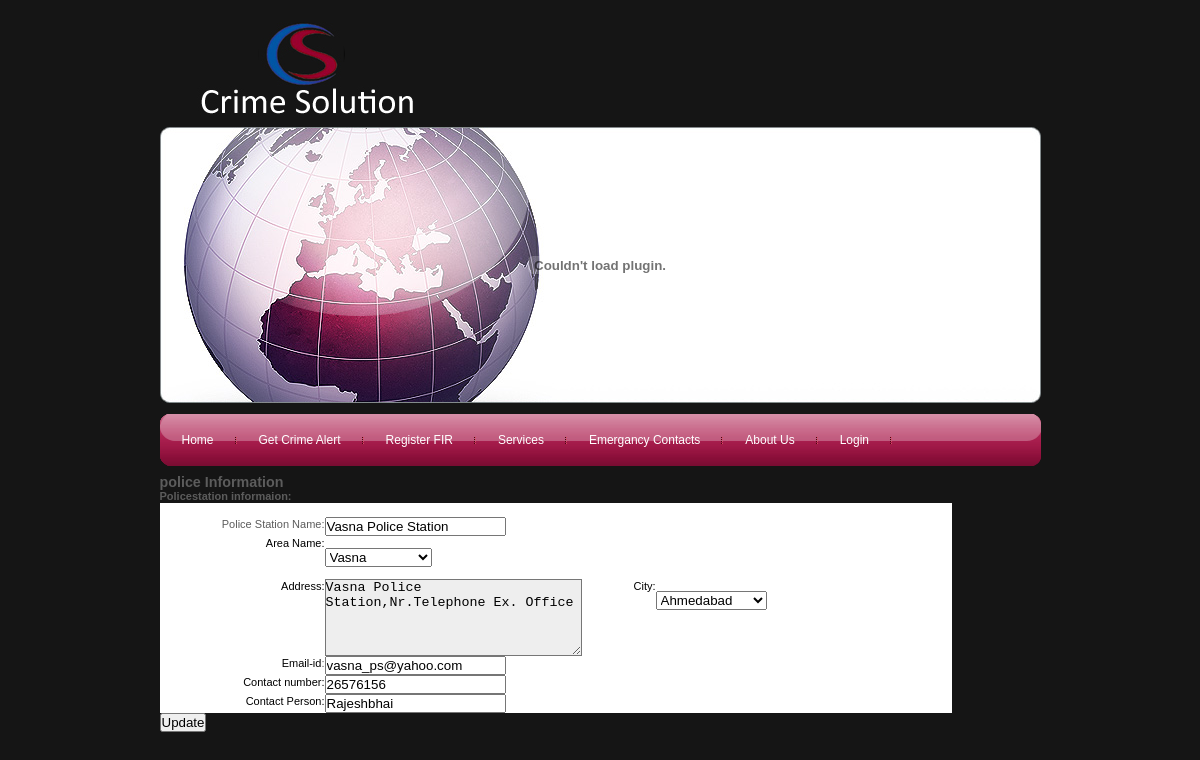
The page /editpolicestation.php?psname=Vasna Police Station on the database as committed earlier.
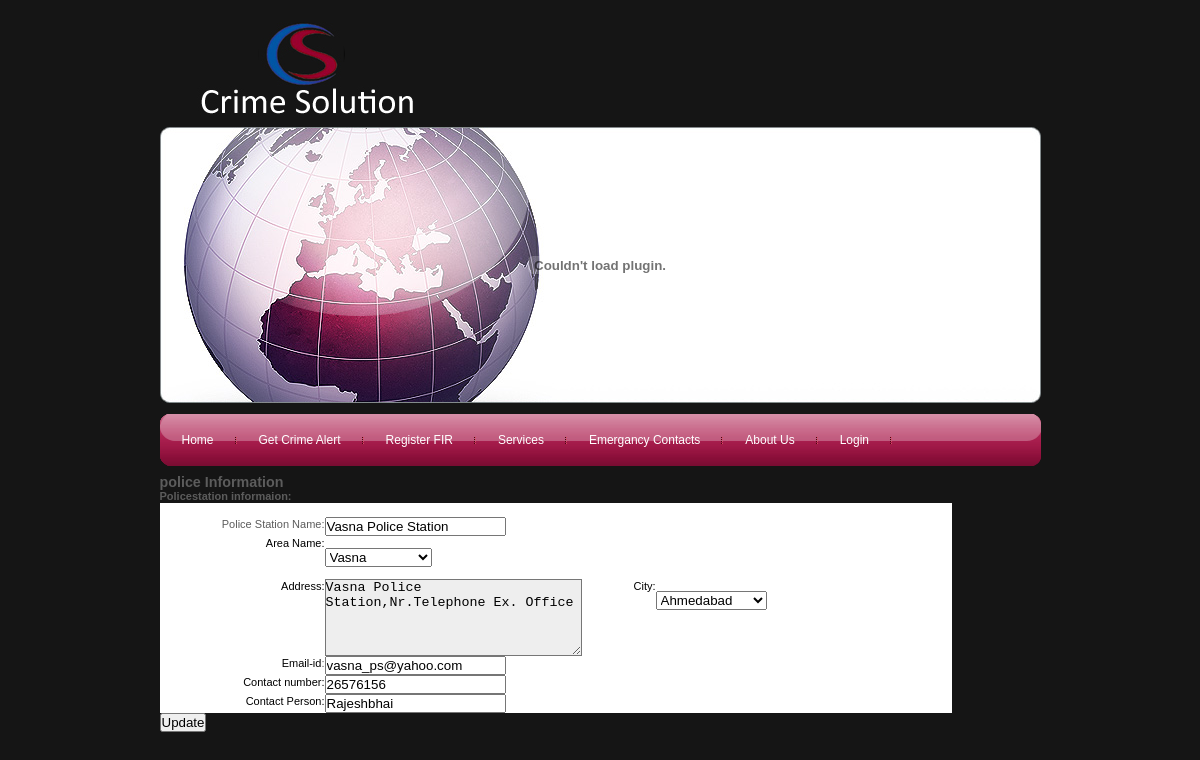
The same page on the database as committed later.
### tables this page shows
CREATE TABLE `mstr_policestation` (
  `poilcestation_id` int(10) unsigned NOT NULL auto_increment,
  `area_id` int(10) unsigned NOT NULL,
  `address` varchar(255) NOT NULL,
  `contact_no` int(10) unsigned NOT NULL,
  `Email_id` varchar(255) NOT NULL,
  `contact_person` varchar(45) NOT NULL,
  `starting_date` datetime NOT NULL,
  `policestation_name` varchar(45) NOT NULL,
  `city_id` int(10) unsigned NOT NULL,
  PRIMARY KEY  (`poilcestation_id`),
  KEY `FK_mstr_policestation_1` (`area_id`),
  KEY `FK_mstr_policestation_2` (`city_id`),
  CONSTRAINT `FK_mstr_policestation_1` FOREIGN KEY (`area_id`) REFERENCES `mstr_area` (`area_id`),
  CONSTRAINT `FK_mstr_policestation_2` FOREIGN KEY (`city_id`) REFERENCES `mstr_city` (`city_id`)
);

CREATE TABLE `mstr_area` (
  `area_id` int(10) unsigned NOT NULL auto_increment,
  `area_name` varchar(45) NOT NULL,
  `pincode` int(10) unsigned NOT NULL,
  `city_id` int(10) unsigned NOT NULL,
  PRIMARY KEY  (`area_id`),
  KEY `FK_mstr_area_1` (`city_id`),
  CONSTRAINT `FK_mstr_area_1` FOREIGN KEY (`city_id`) REFERENCES `mstr_city` (`city_id`)
);

CREATE TABLE `mstr_city` (
  `city_id` int(10) unsigned NOT NULL auto_increment,
  `city_name` varchar(45) NOT NULL,
  PRIMARY KEY  (`city_id`)
);

### editpolicestation.php (the view, shortened to what this page needs)
<?php
include("header.php");
$pstationname = $_GET['psname'];
$selectQuery = "select *from mstr_policestation where policestation_name= '".$pstationname."' ";
$rs = mysql_query($selectQuery);
$record = mysql_fetch_array($rs);
?>
<body>
<h1>police Information</h1>
<form name="editpolicestation.php" action="updatepolicestation.php" method="post">
<table>
 <tr>
    <th colspan="3" class="first"><strong>Policestation informaion:</strong></th>
 </tr>
 <tr>
   <td align="right" valign="middle" bgcolor="#FFFFFF">&nbsp;</td>
   <td colspan="3" align="left" bgcolor="#FFFFFF">&nbsp;</td>
 </tr>
 <tr>
			<td width="165" align="right" valign="middle" bgcolor="#FFFFFF">
			<span class="style3">Police Station Name: </span> </td>
			<td colspan="3" align="left" bgcolor="#FFFFFF"><span class="style3">
			<input type="text" value="<?php echo $record["policestation_name"]; ?>"
			       name="psname" id="psname" />
                    </span></td>
                  </tr>
                  <tr bgcolor="#993366">
                    <td align="right" valign="middle" bgcolor="#FFFFFF">
					<span class="style19" style="color: #000000">Area Name: </span> </td>
                    <td colspan="3" align="left" bgcolor="#FFFFFF"><span class="style15 style3">
                      <select name="area" size="1"  id="area" >
                        <?php
						  $areaQuery = "select *from mstr_area";
						  $rsArea = mysql_query($areaQuery);
						  while($rowArea = mysql_fetch_array($rsArea))
						  {
						  ?>
                        <option value="<?php echo $rowArea['area_id']?>" <?php if($record["area_id"]==$rowArea['area_id']) echo "selected"; ?>> <?php echo $rowArea['area_name']?></option>
                        <?php }?>
                      </select>
                    </span></td>
                  </tr>
                  <tr>
                    <td height="60" align="right" valign="middle" bgcolor="#FFFFFF">
					<span class="style19" style="color: #000000"> Address:</span> </td>
                    <td width="207" align="left" bgcolor="#FFFFFF"><span class="style15 style3">
                      <label>
                      <TEXTAREA ROWS="5" COLS="30" name="address" id="address" style="background-color: #EEEEEE"><?php echo $record["address"]; ?></TEXTAREA>
                      </label>
                    </span></td>
                    <td width="74" align="right" valign="middle" bgcolor="#FFFFFF">
					<span class="style19" style="color: #000000">City:</span></td>
                    <td width="296" align="left" bgcolor="#FFFFFF"><span class="style15 style3">
                      <select name="city" size="1"  id="city" >
                        <?php
						  $cityQuery = "select *from mstr_city";
						  $rsCity = mysql_query($cityQuery);
						  while($rowCity = mysql_fetch_array($rsCity))
						  {
						  ?>
                        <option value="<?php echo $rowCity['city_id']?>" <?php if($record["city_id"]==$rowCity['city_id']) echo "selected"; ?>>
						<?php echo $rowCity['city_name']?></option>
                        <?php }?>
                      </select>
                    </span></td>
                  </tr>
                  <tr bgcolor="#999999">
                    <td align="right" valign="middle" bgcolor="#FFFFFF"><span class="style19" style="color: #000000">Email-id</span>: </td>
                    <td colspan="3" align="left" bgcolor="#FFFFFF"><span class="style15 style3">
                       <input type="text" value="<?php echo $record["Email_id"]; ?>" name="emailid"  maxlength="254"/>
                    </span></td>
                  </tr>
                  <tr bgcolor="#993366">
                    <td align="right" valign="middle" bgcolor="#FFFFFF">
					<span class="style19" style="color: #000000">
					<span class="style19" style="color: #000000">Contact number: </span></span> </td>
                    <td colspan="3" align="left" bgcolor="#FFFFFF">
					 <input type="text" value="<?php echo $record["contact_no"]; ?>" name="contactno" maxlength="12" />
					 					</td>
                  </tr>
                  <tr bgcolor="#993366">
                    <td align="right" valign="middle" bgcolor="#FFFFFF">
					<span class="style19" style="color: #000000">Contact Person:</span> </td>
                    <td colspan="3" align="left" bgcolor="#FFFFFF">
					 <input type="text" value="<?php echo $record["contact_person"]; ?>" name="contactperson" />
				 					</td>
                  </tr>
	 <tr><td><input type="submit" value="Update"  /></td>
        </tr>
	</table>
</form>
</body>
</html>

Rows that differ between the two databases and show on the page:
changed mstr_policestation "Vasna Police Station": city (not shown) → "Ahmedabad"
Other text that changed with them:
form field city: "Ahmedabad" → (not shown)
